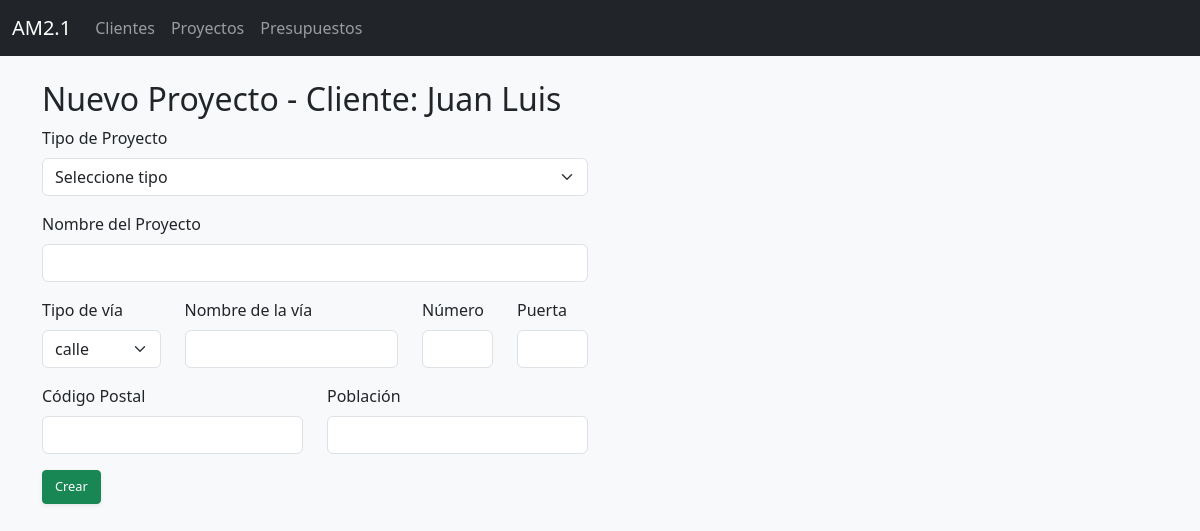
Before: /proyectos/nuevo/1 with the older database file.
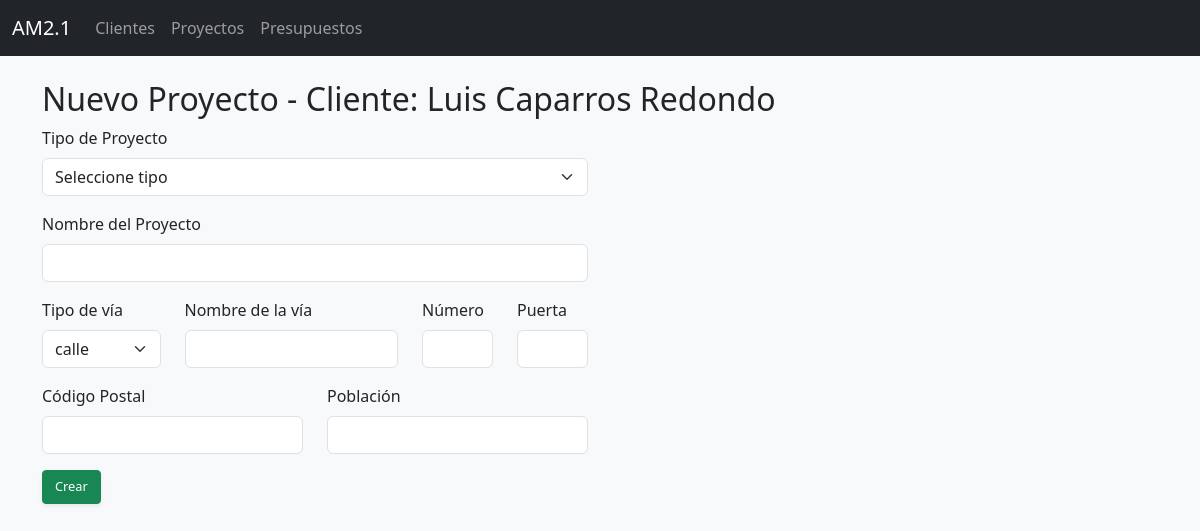
After: the same page with the newer database file.
### tables this page shows
CREATE TABLE clientes (
            id INTEGER PRIMARY KEY AUTOINCREMENT,
            nombre TEXT NOT NULL,
            tipo_via TEXT,
            nombre_via TEXT,
            numero_via TEXT,
            puerta TEXT,
            codigo_postal TEXT,
            cif_nif TEXT,
            telefono1 TEXT,
            telefono2 TEXT,
            telefono3 TEXT,
            telefono4 TEXT,
            mail1 TEXT,
            mail2 TEXT,
            poblacion TEXT
        , tipo_cliente TEXT, categoria_cliente TEXT, notas TEXT);

### proyectos.py (the view, shortened to what this page needs)
@proyectos_bp.route("/proyectos/nuevo/<int:cliente_id>", methods=["GET", "POST"])
def nuevo_proyecto_cliente(cliente_id):
    clientes = db.execute_query("SELECT id, nombre FROM clientes", fetch=True)
    cliente = db.execute_query("SELECT nombre FROM clientes WHERE id = ?", (cliente_id,), fetchone=True)
    cliente_nombre = cliente[0] if cliente else ""
    return render_template("proyectos_nuevo.html", cliente_id=cliente_id, cliente_nombre=cliente_nombre, clientes=clientes)

### dbhelper.py (called while the page is built)
    def execute_query(self, query, params=(), fetch=False, fetchone=False):
        with sqlite3.connect(self.db_path) as conn:
            conn.row_factory = sqlite3.Row  # Permite acceder a columnas por nombre
            cursor = conn.cursor()
            cursor.execute(query, params)
            result = None
            if fetch:
                result = cursor.fetchall()
            elif fetchone:
                result = cursor.fetchone()
            else:
                result = cursor.lastrowid
            conn.commit()
        return result

### templates/proyectos_nuevo.html (shortened to what this page needs)
{% extends "layout.html" %}
{% block content %}
<div class="container mt-4">
  <h2>
    Nuevo Proyecto{% if cliente_nombre is defined and cliente_nombre %} - Cliente: {{ cliente_nombre }}{% endif %}
  </h2>
  <form method="post">
    <div class="row">
      <div class="col-md-6">
        <div class="mb-3">
          <label for="tipo_proyecto" class="form-label">Tipo de Proyecto</label>
          <select class="form-select" name="tipo_proyecto" id="tipo_proyecto" required>
            <option value="">Seleccione tipo</option>
          </select>
        </div>
        <div class="mb-3">
          <label for="nombre_proyecto" class="form-label">Nombre del Proyecto</label>
          <input type="text" class="form-control" name="nombre_proyecto" id="nombre_proyecto" required>
        </div>
        <div class="row">
          <div class="col-md-3 mb-3">
            <label for="calle" class="form-label">Tipo de vía</label>
            <select class="form-select" name="calle" id="calle">
              <option value="calle" selected>calle</option>
            </select>
          </div>
          <div class="col-md-5 mb-3">
            <label for="nombre_via" class="form-label">Nombre de la vía</label>
            <input type="text" class="form-control" name="nombre_via" id="nombre_via">
          </div>
          <div class="col-md-2 mb-3">
            <label for="numero" class="form-label">Número</label>
            <input type="text" class="form-control" name="numero" id="numero">
          </div>
          <div class="col-md-2 mb-3">
            <label for="puerta" class="form-label">Puerta</label>
            <input type="text" class="form-control" name="puerta" id="puerta">
          </div>
        </div>
        <div class="row">
          <div class="col-md-6 mb-3">
            <label for="codigo_postal" class="form-label">Código Postal</label>
            <input type="text" class="form-control" name="codigo_postal" id="codigo_postal">
          </div>
          <div class="col-md-6 mb-3">
            <label for="poblacion" class="form-label">Población</label>
            <input type="text" class="form-control" name="poblacion" id="poblacion">
          </div>
        </div>
        <button type="submit" class="btn btn-success">Crear</button>
      </div>
      <div class="col-md-6">
      </div>
    </div>
  </form>
</div>
{% endblock %}

Changed rows visible on the page:
changed clientes: nombre "Juan Luis" → "Luis Caparros Redondo"
